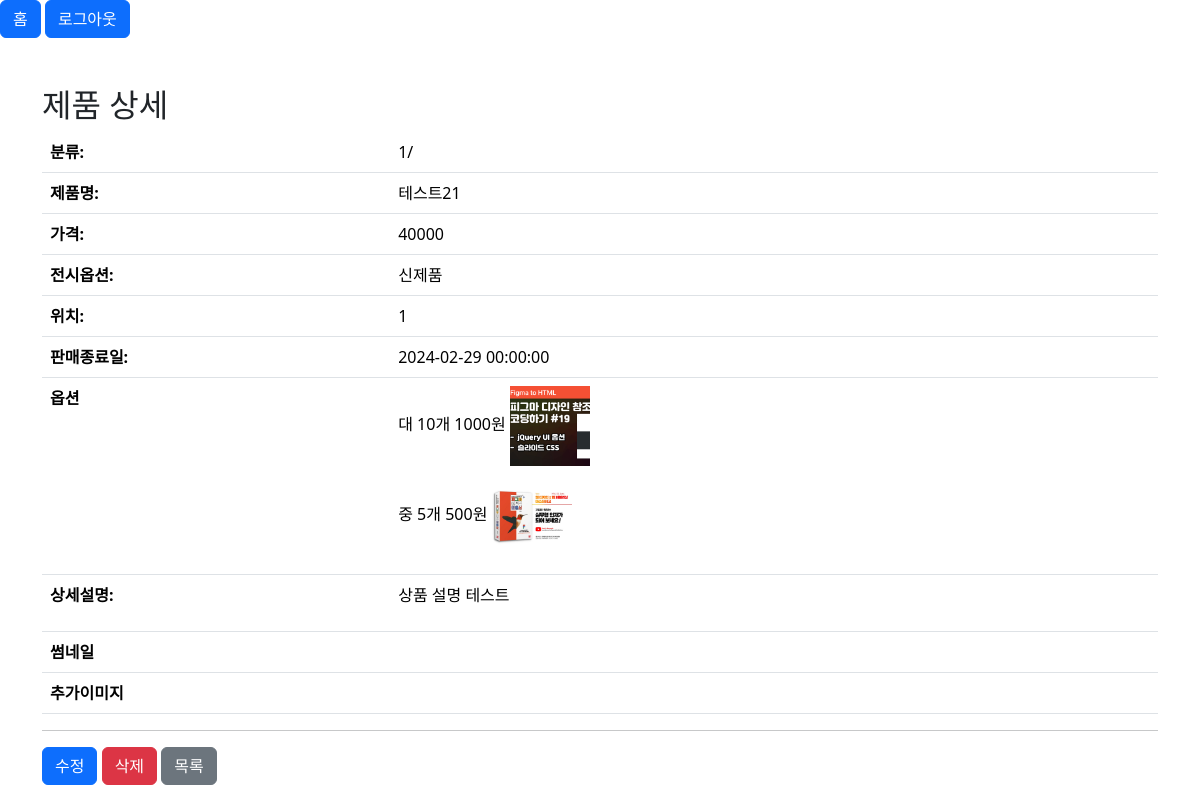
Screenshot of /admin/product/product_view.php?pid=22 (signed in) with the database file from the repository.
### tables this page shows
CREATE TABLE `products` (
  `pid` int(11) NOT NULL,
  `name` varchar(500) NOT NULL,
  `cate` varchar(100) DEFAULT NULL,
  `content` text DEFAULT NULL,
  `thumbnail` varchar(100) DEFAULT NULL,
  `price` double DEFAULT NULL,
  `sale_price` double DEFAULT NULL,
  `sale_ratio` double DEFAULT NULL,
  `cnt` int(11) DEFAULT NULL,
  `sale_cnt` int(11) DEFAULT NULL,
  `isnew` tinyint(4) DEFAULT NULL,
  `isbest` tinyint(4) DEFAULT NULL,
  `isrecom` tinyint(4) DEFAULT NULL,
  `ismain` tinyint(4) DEFAULT NULL,
  `locate` tinyint(4) DEFAULT NULL,
  `userid` varchar(100) DEFAULT NULL,
  `sale_end_date` datetime DEFAULT NULL,
  `reg_date` datetime DEFAULT NULL,
  `status` tinyint(4) DEFAULT 0,
  `delivery_fee` double DEFAULT NULL,
  `file_table_id` varchar(50) DEFAULT NULL,
  `option_id` varchar(50) DEFAULT NULL
);

CREATE TABLE `product_options` (
  `poid` int(11) NOT NULL,
  `pid` int(11) DEFAULT NULL,
  `cate` varchar(100) DEFAULT NULL,
  `option_name` varchar(100) DEFAULT NULL,
  `option_cnt` int(11) DEFAULT NULL,
  `option_price` int(11) DEFAULT NULL,
  `image_url` varchar(300) DEFAULT NULL,
  `status` tinyint(4) DEFAULT 1
);

### admin/product/product_view.php (the view, shortened to what this page needs)
<?php
  include_once $_SERVER['DOCUMENT_ROOT'].'/abcmall/admin/inc/header.php';
  $pid = $_GET['pid'];
  $sql = "SELECT * FROM products where pid={$pid}";
  $result = $mysqli -> query($sql);
  $rs = $result -> fetch_object();
  $sql2 = "SELECT * FROM product_options where pid={$pid}";
  $result2 = $mysqli -> query($sql2);
  while($rs2 = $result2 -> fetch_object()){
    $options[]=$rs2;
  }
?>
<div class="container mt-5">
  <h2>제품 상세</h2>
  <table class="table">
    <tbody>
      <tr><th>분류:</th><td><?= $rs->cate; ?></td></tr>
      <tr><th>제품명:</th><td><?= $rs->name; ?></td></tr>
      <tr><th>가격:</th><td><?= $rs->price; ?></td></tr>
      <tr><th>전시옵션:</th><td>
        <?php
          if($rs->isnew){echo '신제품';}
        ?>
      </td></tr>
      <tr><th>위치:</th><td><?= $rs->locate; ?></td></tr>
      <tr><th>판매종료일:</th><td><?= $rs->sale_end_date; ?></td></tr>
      <tr>
        <th>옵션</th>
        <td>
          <?php
            foreach($options as $op){
          ?>
            <div class="product_options">
              <span><?= $op-> option_name;?></span>
              <span><?= $op-> option_cnt;?>개</span>
              <span><?= $op-> option_price;?>원</span>
              <img src="<?= $op-> image_url;?>" alt="">
            </div>
          <?php
            }
          ?>
        </td>
        </tr>
      <tr><th>상세설명:</th><td><?= $rs->content; ?></td></tr>
      <tr><th>썸네일</th><td>
      </td></tr>
      <tr><th>추가이미지</th><td>
      </td></tr>
    </tbody>
  </table>
  <hr>
  <a href="product_modify.php?pid=" class="btn btn-primary">수정</a>
  <button type="button" class="btn btn-danger">삭제</button>
  <a href="product_list.php" class="btn btn-secondary">목록</a>
</div>
<?php
  include_once $_SERVER['DOCUMENT_ROOT'].'/abcmall/admin/inc/footer.php';
?>

### admin/css/style.css (style rules this page uses)
.product_options { margin-bottom: 10px; }
.product_options img { width: 80px; }

### rows the page displays
products: cate "1/", name "테스트21", price "40000", locate "1", sale_end_date "2024-02-29 00:00:00", content "상품 설명 테스트"
product_options: option_name "대", option_cnt "10", option_price "1000", image_url (picture)
product_options: option_name "중", option_cnt "5", option_price "500", image_url (picture)
